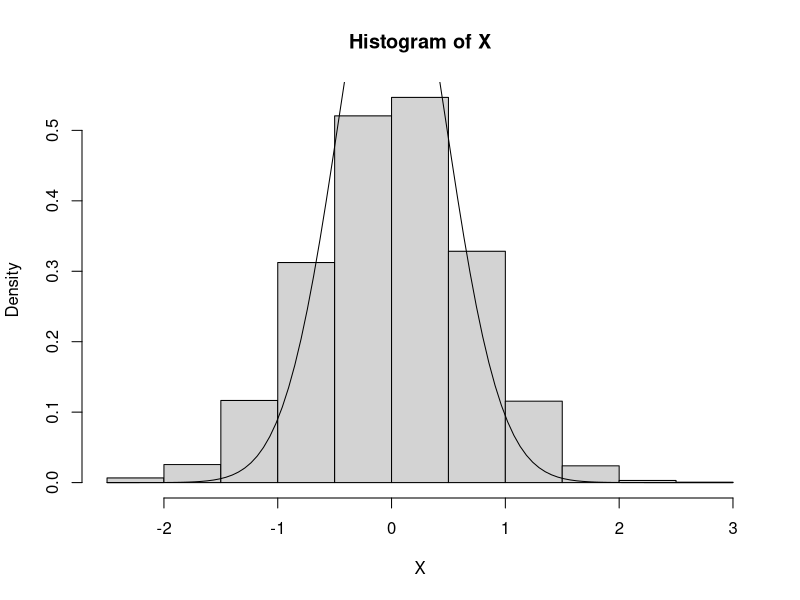
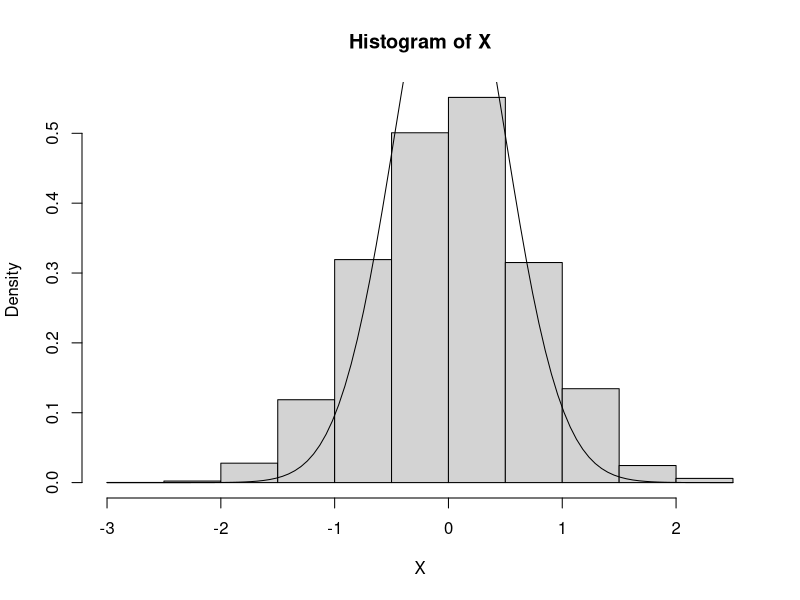

Here is the R script that generated these plots, in order:
m <- 10^4

X <- numeric(m)

for (n in 2:m){
  Y <- runif(1, X[n-1] - 1, X[n-1] + 1)
  if (Y^2 < X[n-1]^2){
    X[n] <- Y
  } else {
    U <- runif(1)
    if (U < exp(X[n-1]^2 - Y^2)) {
      X[n] <- Y
    } else {
      X[n] = X[n-1]
    }
  }
}
hist(X, prob=TRUE)
curve(dnorm(x,mean(X),var(X)),add=TRUE)

m <- 10^4

X <- numeric(m)

for (n in 2:m){
  Y <- runif(1, X[n-1] - 1, X[n-1] + 1)
    U <- runif(1)
    if (U < exp(X[n-1]^2 - Y^2)) {
      X[n] <- Y
    } else {
      X[n] = X[n-1]
    }
}
hist(X, prob=TRUE)
curve(dnorm(x,mean(X),var(X)),add=TRUE)
